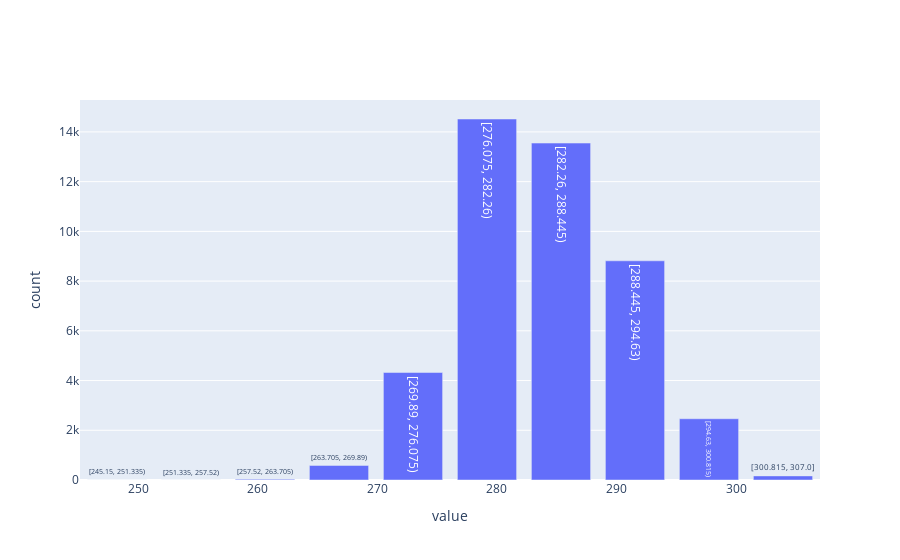

The notebook cell this image was saved under:
### Code cell
#visualizando o histograma
# display(dataNotNull.select("Vancouver"))

temp_df = ps.DataFrame(dataNotNull.select("Vancouver"))
temp_df.plot.hist()

### Figure 1 — Plotly figure (JSON) as saved in the notebook; plotly's stock layout.template omitted (floating-point values rounded to 4 significant figures)
{"data": [{"hovertemplate": "variable=Vancouver<br>value=%{text}<br>count=%{y}", "name": "Vancouver", "text": ["[245.15, 251.335)", "[251.335, 257.52)", "[257.52, 263.705)", "[263.705, 269.89)", "[269.89, 276.075)", "[276.075, 282.26)", "[282.26, 288.445)", "[288.445, 294.63)", "[294.63, 300.815)", "[300.815, 307.0]"], "type": "bar", "x": [248.2, 254.4, 260.6, 266.8, 273.0, 279.2, 285.4, 291.5, 297.7, 303.9], "y": [3, 1, 29, 586, 4323, 14520, 13552, 8816, 2463, 165]}], "layout": {"barmode": "stack", "xaxis": {"title": {"text": "value"}}, "yaxis": {"title": {"text": "count"}}}}
